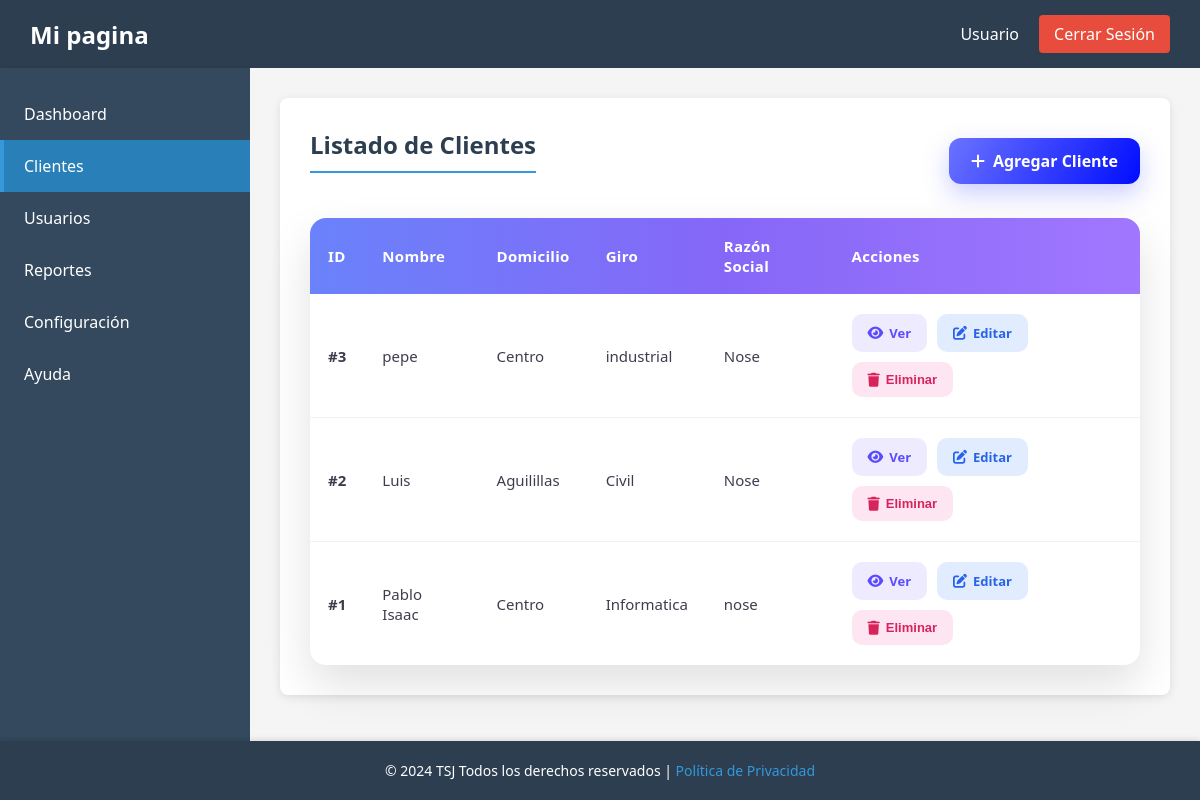
/templates/plantilla.php?view=clientes, run on the app's committed database.
### tables this page shows
CREATE TABLE `clientes` (
  `id` int(11) NOT NULL AUTO_INCREMENT,
  `nombre` varchar(150) NOT NULL,
  `domicilio` varchar(255) NOT NULL,
  `giro` varchar(100) NOT NULL,
  `razon_social` varchar(200) NOT NULL,
  PRIMARY KEY (`id`)
);

### templates/plantilla.php (the view, shortened to what this page needs)
<?php
require_once __DIR__ . '/../lib/conn.php';
$view = $_GET['view'] ?? 'dashboard';
$usuarios = [];
$mensaje = '';
$tipo_mensaje = '';
$clientes = [];
if ($view === 'clientes') {
    $sql_clientes = "SELECT id, nombre, domicilio, giro, razon_social FROM clientes ORDER BY id DESC";
    $resultado_clientes = $conexion->query($sql_clientes);
    $clientes = $resultado_clientes ? $resultado_clientes->fetch_all(MYSQLI_ASSOC) : [];
}
?>
<!DOCTYPE html>
<html lang="es">
<head>
    <link rel="stylesheet" href="https://cdnjs.cloudflare.com/ajax/libs/font-awesome/6.4.0/css/all.min.css" />
</head>
<body>
<?php include ('../templates/header.php'); ?>
    <div class="container">
        <?php include ('../templates/sidebar.php'); ?>
        <main class="main-content">
            <div class="content-area">
                <?php if ($view === 'usuarios'): ?>
                    <div class="content-header">
                        <h2>Listado de usuarios</h2>
                        <a href="../usuarios/nuevo.php" class="btn-agregar">
                            <i class="fas fa-plus"></i> Agregar Usuario
                        </a>
                    </div>
                    <?php if ($mensaje): ?>
                        <div class="mensaje show <?php echo $tipo_mensaje; ?>">
                            <?php echo htmlspecialchars($mensaje); ?>
                        </div>
                    <?php endif; ?>
                    <?php if (count($usuarios) > 0): ?>
                        <div class="tabla-container">
                            <table class="usuarios-table">
                                <thead>
                                    <tr>
                                        <th>ID</th>
                                        <th>Nombre</th>
                                        <th>Correo</th>
                                        <th>Tipo</th>
                                        <th>Acciones</th>
                                    </tr>
                                </thead>
                                <tbody>
                                    <?php foreach ($usuarios as $usuario): ?>
                                        <tr>
                                            <td><strong>#<?php echo htmlspecialchars($usuario['id']); ?></strong></td>
                                            <td><?php echo htmlspecialchars($usuario['nombre']); ?></td>
                                            <td><?php echo htmlspecialchars($usuario['correo']); ?></td>
                                            <td>
                                                <span class="tipo-badge <?php echo $usuario['es_admin'] == 1 ? 'badge-admin' : 'badge-usuario'; ?>">
                                                    <?php echo $usuario['es_admin'] == 1 ? 'Admin' : 'Usuario'; ?>
                                                </span>
                                            </td>
                                            <td>
                                                <div class="acciones">
                                                    <a href="../usuarios/ver.php?id=<?php echo $usuario['id']; ?>" class="btn-accion btn-ver">
                                                        <i class="fas fa-eye"></i> Ver
                                                    </a>
                                                    <a href="../usuarios/editar.php?id=<?php echo $usuario['id']; ?>" class="btn-accion btn-editar">
                                                        <i class="fas fa-edit"></i> Editar
                                                    </a>
                                                    <form method="POST" action="../usuarios/eliminar.php" style="display: inline;" onsubmit="return confirm('¿Estás seguro de eliminar este usuario?');">
                                                        <input type="hidden" name="action" value="eliminar">
                                                        <input type="hidden" name="id" value="<?php echo $usuario['id']; ?>">
                                                        <button type="submit" class="btn-accion btn-eliminar">
                                                            <i class="fas fa-trash"></i> Eliminar
                                                        </button>
                                                    </form>
                                                </div>
                                            </td>
                                        </tr>
                                    <?php endforeach; ?>
                                </tbody>
                            </table>
                        </div>
                    <?php else: ?>
                        <div class="sin-usuarios">
                            <i class="fas fa-inbox fa-2x"></i>
                            <p>No hay usuarios registrados aún.</p>
                            <a href="../usuarios/nuevo.php" class="btn-agregar">
                                <i class="fas fa-plus"></i> Crear primer usuario
                            </a>
                        </div>
                    <?php endif; ?>
                <?php elseif ($view === 'clientes'): ?>
                    <div class="content-header">
                        <h2>Listado de Clientes</h2>
                        <a href="../clientes/nuevo.php" class="btn-agregar">
                            <i class="fas fa-plus"></i> Agregar Cliente
                        </a>
                    </div>
                    <?php if (count($clientes) > 0): ?>
                        <div class="tabla-container">
                            <table class="usuarios-table">
                                <thead>
                                    <tr>
                                        <th>ID</th>
                                        <th>Nombre</th>
                                        <th>Domicilio</th>
                                        <th>Giro</th>
                                        <th>Razón Social</th>
                                        <th>Acciones</th>
                                    </tr>
                                </thead>
                                <tbody>
                                    <?php foreach ($clientes as $cliente): ?>
                                        <tr>
                                            <td><strong>#<?php echo htmlspecialchars($cliente['id']); ?></strong></td>
                                            <td><?php echo htmlspecialchars($cliente['nombre']); ?></td>
                                            <td><?php echo htmlspecialchars($cliente['domicilio']); ?></td>
                                            <td><?php echo htmlspecialchars($cliente['giro']); ?></td>
                                            <td><?php echo htmlspecialchars($cliente['razon_social']); ?></td>
                                            <td>
                                                <div class="acciones">
                                                    <a href="../clientes/ver.php?id=<?php echo $cliente['id']; ?>" class="btn-accion btn-ver">
                                                        <i class="fas fa-eye"></i> Ver
                                                    </a>
                                                    <a href="../clientes/editar.php?id=<?php echo $cliente['id']; ?>" class="btn-accion btn-editar">
                                                        <i class="fas fa-edit"></i> Editar
                                                    </a>
                                                    <form method="POST" action="../clientes/eliminar.php" style="display: inline;" onsubmit="return confirm('¿Estás seguro de eliminar este cliente?');">
                                                        <button type="submit" class="btn-accion btn-eliminar">
                                                            <i class="fas fa-trash"></i> Eliminar
                                                        </button>
                                                    </form>
                                                </div>
                                            </td>
                                        </tr>
                                    <?php endforeach; ?>
                                </tbody>
                            </table>
                        </div>
                    <?php endif; ?>
                <?php endif; ?>
            </div>
        </main>
    </div>
    <?php include ('../templates/footer.php'); ?>
</body>
</html>

### templates/plantilla.php (style rules this page uses)
* { margin: 0; padding: 0; box-sizing: border-box; }
body { font-family: 'Segoe UI', Tahoma, Geneva, Verdana, sans-serif; background-color: #f5f5f5; display: flex; flex-direction: column; min-height: 100vh; }
.container { display: flex; flex: 1; }
.main-content { flex: 1; padding: 30px; background-color: #f5f5f5; }
.content-area { background-color: white; padding: 30px; border-radius: 8px; box-shadow: 0 2px 10px rgba(0,0,0,0.1); min-height: 400px; }
.content-area h2 { color: #2c3e50; margin-bottom: 20px; border-bottom: 2px solid #3498db; padding-bottom: 10px; }
.content-header { display: flex; justify-content: space-between; align-items: center; gap: 16px; margin-bottom: 20px; flex-wrap: wrap; }
.tabla-container { margin-top: 25px; border-radius: 16px; overflow: hidden; box-shadow: 0 20px 45px rgba(0, 0, 0, 0.12); background: #fff; }
.usuarios-table { width: 100%; border-collapse: collapse; }
.usuarios-table thead { background: linear-gradient(90deg, #6a82fb 0%, #8567f7 50%, #a177ff 100%); }
.usuarios-table th { color: #fff; text-align: left; padding: 18px; font-size: 15px; font-weight: 600; letter-spacing: 0.3px; }
.usuarios-table td { padding: 20px 18px; border-bottom: 1px solid #f1f1f6; color: #3d3d4e; font-size: 15px; }
.usuarios-table tbody tr:last-child td { border-bottom: none; }
.acciones { display: flex; gap: 10px; flex-wrap: wrap; }
.btn-accion { display: inline-flex; align-items: center; gap: 6px; padding: 10px 16px; border-radius: 10px; font-size: 13px; font-weight: 600; border: none; text-decoration: none; transition: transform 0.15s ease, box-shadow 0.15s ease; }
.btn-accion i { font-size: 14px; }
.btn-ver { background: rgba(118, 92, 255, 0.12); color: #5b4bff; }
.btn-editar { background: rgba(59, 130, 246, 0.15); color: #2563eb; }
.btn-eliminar { background: rgba(244, 114, 182, 0.18); color: #d8245c; }
.btn-agregar { display: inline-flex; align-items: center; gap: 8px; padding: 12px 22px; background: linear-gradient(120deg, #6b73ff, #000dff); color: #fff; border-radius: 12px; font-weight: 600; text-decoration: none; box-shadow: 0 10px 25px rgba(107, 115, 255, 0.35); transition: transform 0.15s ease, box-shadow 0.15s ease; }

### data on the page
clientes: id "3", nombre "pepe", domicilio "Centro", giro "industrial", razon_social "Nose"
clientes: id "2", nombre "Luis", domicilio "Aguilillas", giro "Civil", razon_social "Nose"
clientes: id "1", nombre "Pablo Isaac", domicilio "Centro", giro "Informatica", razon_social "nose"

### other printed values
$userName "Usuario"
